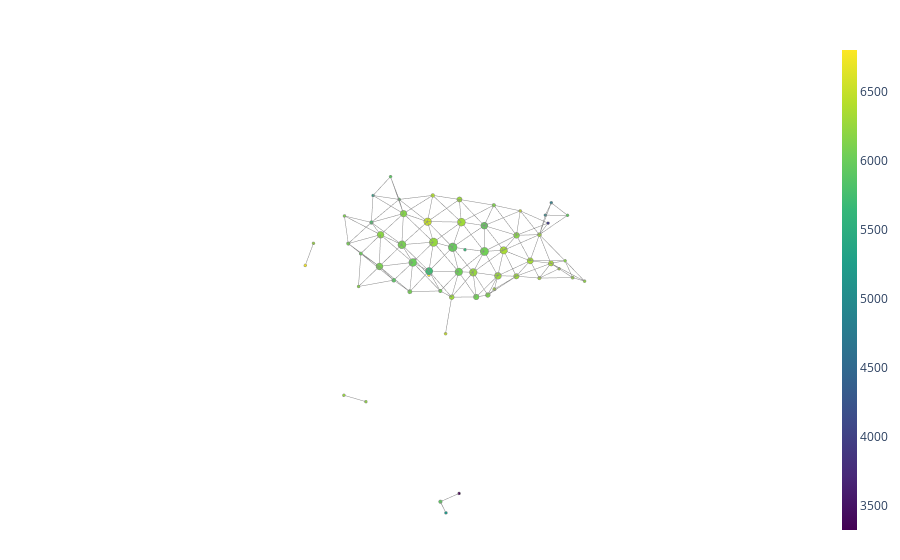

Here is the notebook cell this chart was saved with:
### Code cell
fig = plot_static_mapper_graph(pipe, embeddingsM, layout_dim=3)
fig.show(config={'scrollZoom': True})

### Figure 1 — Plotly figure (JSON) as saved in the notebook; plotly's stock layout.template omitted (floating-point values rounded to 4 significant figures; data arrays with more than 128 entries replaced by an {"elided": "..."} marker saying what was removed)
{"data": [{"hoverinfo": "none", "line": {"color": "#888", "width": 1}, "mode": "lines", "name": "edge_trace", "type": "scatter3d", "uid": "02780247-cfc1-4ea5-8912-a74eaaf8e1b0", "x": {"elided": "456 float values"}, "y": {"elided": "456 float values"}, "z": {"elided": "456 float values"}}, {"hoverinfo": "text", "hoverlabel": {"bgcolor": ["#6acc5a", "#78d052", "#65ca5d", "#88d448", "#80d24d", "#c4e02a", "#7ed24e", "#72cf56", "#67cb5c", "#9ed939", "#9bd83b", "#71cf56", "#a7db34", "#8ad446", "#4bc06c", "#85d349", "#6acc5a", "#7ad150", "#76d053", "#a2da37", "#9dd93a", "#5bc663", "#9bd83b", "#98d73e", "#90d642", "#3fbb73", "#96d73f", "#94d740", "#6dce58", "#59c664", "#7dd14f", "#74cf54", "#70ce57", "#a7db34", "#9bd83c", "#a7db34", "#a6db34", "#9dd93a", "#c6e02a", "#87d448", "#26818e", "#61c960", "#25888d", "#85d349", "#5dc762", "#96d73f", "#8fd543", "#21a187", "#afdd2f", "#36b878", "#a8db33", "#f1e626", "#dee328", "#99d83d", "#21988a", "#fde725", "#5cc762", "#440154", "#c7e029", "#423d83"]}, "hovertext": ["Node ID: 0<br>Pullback set label: 10<br>Partial cluster label: 0<br>Node size: 1089<br>Summary statistic: 6000.0", "Node ID: 1<br>Pullback set label: 20<br>Partial cluster label: 0<br>Node size: 1125<br>Summary statistic: 6090.0", "Node ID: 2<br>Pullback set label: 33<br>Partial cluster label: 0<br>Node size: 846<br>Summary statistic: 5970.0", "Node ID: 3<br>Pullback set label: 34<br>Partial cluster label: 0<br>Node size: 621<br>Summary statistic: 6170.0", "Node ID: 4<br>Pullback set label: 43<br>Partial cluster label: 0<br>Node size: 231<br>Summary statistic: 6130.0", "Node ID: 5<br>Pullback set label: 44<br>Partial cluster label: 0<br>Node size: 125<br>Summary statistic: 6500.0", "Node ID: 6<br>Pullback set label: 6<br>Partial cluster label: 0<br>Node size: 401<br>Summary statistic: 6120.0", "Node ID: 7<br>Pullback set label: 5<br>Partial cluster label: 0<br>Node size: 551<br>Summary statistic: 6050.0", "Node ID: 8<br>Pullback set label: 22<br>Partial cluster label: 0<br>Node size: 1336<br>Summary statistic: 5990.0", "Node ID: 9<br>Pullback set label: 32<br>Partial cluster label: 0<br>Node size: 1109<br>Summary statistic: 6290.0", "Node ID: 10<br>Pullback set label: 14<br>Partial cluster label: 0<br>Node size: 830<br>Summary statistic: 6280.0", "Node ID: 11<br>Pullback set label: 23<br>Partial cluster label: 0<br>Node size: 1211<br>Summary statistic: 6050.0", "Node ID: 12<br>Pullback set label: 24<br>Partial cluster label: 0<br>Node size: 982<br>Summary statistic: 6340.0", "Node ID: 13<br>Pullback set label: 19<br>Partial cluster label: 0<br>Node size: 799<br>Summary statistic: 6180.0", "Node ID: 14<br>Pullback set label: 29<br>Partial cluster label: 0<br>Node size: 249<br>Summary statistic: 5790.0", "Node ID: 15<br>Pullback set label: 30<br>Partial cluster label: 0<br>Node size: 784<br>Summary statistic: 6160.0", "Node ID: 16<br>Pullback set label: 8<br>Partial cluster label: 0<br>Node size: 190<br>Summary statistic: 6000.0", "Node ID: 17<br>Pullback set label: 9<br>Partial cluster label: 0<br>Node size: 830<br>Summary statistic: 6100.0", "Node ID: 18<br>Pullback set label: 18<br>Partial cluster label: 0<br>Node size: 227<br>Summary statistic: 6070.0", "Node ID: 19<br>Pullback set label: 25<br>Partial cluster label: 0<br>Node size: 674<br>Summary statistic: 6310.0", "Node ID: 20<br>Pullback set label: 35<br>Partial cluster label: 0<br>Node size: 294<br>Summary statistic: 6290.0", "Node ID: 21<br>Pullback set label: 1<br>Partial cluster label: 0<br>Node size: 291<br>Summary statistic: 5900.0", "Node ID: 22<br>Pullback set label: 42<br>Partial cluster label: 0<br>Node size: 485<br>Summary statistic: 6280.0", "Node ID: 23<br>Pullback set label: 27<br>Partial cluster label: 0<br>Node size: 87<br>Summary statistic: 6260.0", "Node ID: 24<br>Pullback set label: 37<br>Partial cluster label: 0<br>Node size: 86<br>Summary statistic: 6220.0", "Node ID: 25<br>Pullback set label: 11<br>Partial cluster label: 0<br>Node size: 973<br>Summary statistic: 5710.0", "Node ID: 26<br>Pullback set label: 13<br>Partial cluster label: 0<br>Node size: 1027<br>Summary statistic: 6250.0", "Node ID: 27<br>Pullback set label: 21<br>Partial cluster label: 0<br>Node size: 1265<br>Summary statistic: 6240.0", "Node ID: 28<br>Pullback set label: 12<br>Partial cluster label: 0<br>Node size: 1034<br>Summary statistic: 6030.0", "Node ID: 29<br>Pullback set label: 40<br>Partial cluster label: 0<br>Node size: 169<br>Summary statistic: 5890.0", "Node ID: 30<br>Pullback set label: 28<br>Partial cluster label: 0<br>Node size: 71<br>Summary statistic: 6110.0", "Node ID: 31<br>Pullback set label: 2<br>Partial cluster label: 0<br>Node size: 325<br>Summary statistic: 6060.0", "Node ID: 32<br>Pullback set label: 3<br>Partial cluster label: 0<br>Node size: 227<br>Summary statistic: 6040.0", "Node ID: 33<br>Pullback set label: 26<br>Partial cluster label: 0<br>Node size: 497<br>Summary statistic: 6340.0", "Node ID: 34<br>Pullback set label: 4<br>Partial cluster label: 0<br>Node size: 432<br>Summary statistic: 6270.0", "Node ID: 35<br>Pullback set label: 16<br>Partial cluster label: 0<br>Node size: 214<br>Summary statistic: 6340.0", "Node ID: 36<br>Pullback set label: 7<br>Partial cluster label: 0<br>Node size: 208<br>Summary statistic: 6340.0", "Node ID: 37<br>Pullback set label: 15<br>Partial cluster label: 0<br>Node size: 524<br>Summary statistic: 6290.0", "Node ID: 38<br>Pullback set label: 31<br>Partial cluster label: 0<br>Node size: 1031<br>Summary statistic: 6510.0", "Node ID: 39<br>Pullback set label: 0<br>Partial cluster label: -1<br>Node size: 8<br>Summary statistic: 6170.0", "Node ID: 40<br>Pullback set label: 36<br>Partial cluster label: -1<br>Node size: 21<br>Summary statistic: 4850.0", "Node ID: 41<br>Pullback set label: 45<br>Partial cluster label: 0<br>Node size: 32<br>Summary statistic: 5940.0", "Node ID: 42<br>Pullback set label: 46<br>Partial cluster label: -1<br>Node size: 15<br>Summary statistic: 4950.0", "Node ID: 43<br>Pullback set label: 36<br>Partial cluster label: 0<br>Node size: 153<br>Summary statistic: 6160.0", "Node ID: 44<br>Pullback set label: 48<br>Partial cluster label: 0<br>Node size: 231<br>Summary statistic: 5910.0", "Node ID: 45<br>Pullback set label: 27<br>Partial cluster label: 1<br>Node size: 184<br>Summary statistic: 6250.0", "Node ID: 46<br>Pullback set label: 37<br>Partial cluster label: 1<br>Node size: 73<br>Summary statistic: 6210.0", "Node ID: 47<br>Pullback set label: 39<br>Partial cluster label: -1<br>Node size: 13<br>Summary statistic: 5300.0", "Node ID: 48<br>Pullback set label: 41<br>Partial cluster label: 0<br>Node size: 252<br>Summary statistic: 6380.0", "Node ID: 49<br>Pullback set label: 18<br>Partial cluster label: -1<br>Node size: 16<br>Summary statistic: 5650.0", "Node ID: 50<br>Pullback set label: 17<br>Partial cluster label: 0<br>Node size: 75<br>Summary statistic: 6350.0", "Node ID: 51<br>Pullback set label: 28<br>Partial cluster label: 1<br>Node size: 39<br>Summary statistic: 6740.0", "Node ID: 52<br>Pullback set label: 29<br>Partial cluster label: 1<br>Node size: 32<br>Summary statistic: 6640.0", "Node ID: 53<br>Pullback set label: 38<br>Partial cluster label: 0<br>Node size: 27<br>Summary statistic: 6270.0", "Node ID: 54<br>Pullback set label: 47<br>Partial cluster label: -1<br>Node size: 5<br>Summary statistic: 5170.0", "Node ID: 55<br>Pullback set label: 28<br>Partial cluster label: -1<br>Node size: 18<br>Summary statistic: 6800.0", "Node ID: 56<br>Pullback set label: 29<br>Partial cluster label: -1<br>Node size: 3<br>Summary statistic: 5910.0", "Node ID: 57<br>Pullback set label: 49<br>Partial cluster label: -1<br>Node size: 2<br>Summary statistic: 3320.0", "Node ID: 58<br>Pullback set label: 3<br>Partial cluster label: -1<br>Node size: 4<br>Summary statistic: 6520.0", "Node ID: 59<br>Pullback set label: 45<br>Partial cluster label: -1<br>Node size: 1<br>Summary statistic: 3960.0"], "marker": {"color": [6002.0, 6086.0, 5967.0, 6170.0, 6126.0, 6498.0, 6119.0, 6051.0, 5986.0, 6294.0, 6277.0, 6048.0, 6338.0, 6183.0, 5791.0, 6156.0, 6004.0, 6096.0, 6073.0, 6315.0, 6285.0, 5901.0, 6278.0, 6257.0, 6217.0, 5713.0, 6245.0, 6236.0, 6025.0, 5890.0, 6110.0, 6063.0, 6042.0, 6340.0, 6273.0, 6342.0, 6337.0, 6288.0, 6510.0, 6167.0, 4854.0, 5941.0, 4952.0, 6158.0, 5914.0, 6249.0, 6209.0, 5299.0, 6385.0, 5653.0, 6348.0, 6739.0, 6637, 6266.0, 5172.0, 6803.0, 5908.0, 3324.0, 6515.0, 3961], "colorbar": {"thickness": 15, "title": {"side": "right", "text": ""}, "xanchor": "left"}, "colorscale": [[0, "#440154"], [0.1111, "#482878"], [0.2222, "#3e4989"], [0.3333, "#31688e"], [0.4444, "#26828e"], [0.5556, "#1f9e89"], [0.6667, "#35b779"], [0.7778, "#6ece58"], [0.8889, "#b5de2b"], [1, "#fde725"]], "line": {"color": "#888", "width": 1}, "opacity": 1, "reversescale": false, "showscale": true, "size": [1089, 1125, 846, 621, 231, 125, 401, 551, 1336, 1109, 830, 1211, 982, 799, 249, 784, 190, 830, 227, 674, 294, 291, 485, 87, 86, 973, 1027, 1265, 1034, 169, 71, 325, 227, 497, 432, 214, 208, 524, 1031, 8, 21, 32, 15, 153, 231, 184, 73, 13, 252, 16, 75, 39, 32, 27, 5, 18, 3, 2, 4, 1], "sizemin": 4, "sizemode": "area", "sizeref": 18.56}, "mode": "markers", "name": "node_trace", "type": "scatter3d", "uid": "acc1e6fb-b977-4ade-a090-7877c7f8c108", "x": [1.855, 1.528, -0.9146, -1.37, -0.9789, -1.68, -0.7917, -0.005646, 0.08889, -0.1249, -1.015, -0.5297, -1.367, 2.195, 1.834, 1.177, 3.148, 2.571, 2.858, -1.843, -2.222, 2.814, -0.5602, 2.122, 1.562, 1.173, -0.339, 0.8552, 0.4647, 0.751, 2.644, 2.198, 1.453, -2.556, 0.7581, -2.49, -1.483, -1.761, 0.4481, 3.545, -3.034, -2.984, -3.178, -2.389, 2.97, -3.03, -2.687, 1.308, 0.1592, -0.0957, -3.37, 0.8787, -3.322, 0.2469, 3.402, -3.541, 1.113, 2.186, 1.236, -1.78], "y": [-0.2318, -0.9665, -0.1254, 0.6871, 0.09677, 0.512, 0.3075, 0.4787, -0.4096, -0.3189, 0.4421, 0.2408, 0.3072, -1.063, -1.819, -1.257, -0.7413, -0.7252, -1.576, 0.947, 0.902, 0.06397, -0.792, -3.356, -2.846, -0.2837, 0.04743, -0.4401, 0.1724, -1.86, -1.928, 0.004578, 0.3965, 1.229, 0.2127, 0.9536, 0.03724, 0.5902, -1.052, -0.417, 0.6547, 1.274, 0.4321, 1.765, 2.03, 1.768, 2.338, -2.311, -1.146, -0.1077, 1.083, -6.69, -5.255, -6.946, 2.617, -4.67, -1.803, 2.082, 0.4571, 1.388], "z": [0.3361, 0.4189, 0.3675, 0.1983, 1.071, 0.7891, -1.774, -1.357, -0.03926, 0.7134, -1.124, -0.1625, -0.4602, 0.9587, 0.8815, 1.114, 0.9473, 0.3157, 0.7576, -0.7483, -0.04194, 0.3856, 1.078, -6.492, -6.845, -0.2758, -0.8701, 0.4353, -0.4175, 1.166, 1.345, -0.3007, -0.4553, -1.034, -1.107, -1.668, -2.04, -1.424, 0.665, 0.3197, 0.6052, 0.4426, 0.05437, -0.6246, -6.379, -1.519, -1.209, 1.322, 1.331, -0.06887, -1.672, -3.161, -4.173, -2.606, -5.865, -4.72, 1.984, -6.703, -2.002, 0.7009]}], "layout": {"autosize": false, "hovermode": "closest", "margin": {"b": 20, "l": 5, "r": 5, "t": 40}, "scene": {"xaxis": {"showbackground": false, "showgrid": false, "showline": false, "showticklabels": false, "title": {"text": ""}, "zeroline": false}, "yaxis": {"showbackground": false, "showgrid": false, "showline": false, "showticklabels": false, "title": {"text": ""}, "zeroline": false}, "zaxis": {"showbackground": false, "showgrid": false, "showline": false, "showticklabels": false, "title": {"text": ""}, "zeroline": false}}, "showlegend": false, "title": {"text": ""}}}
